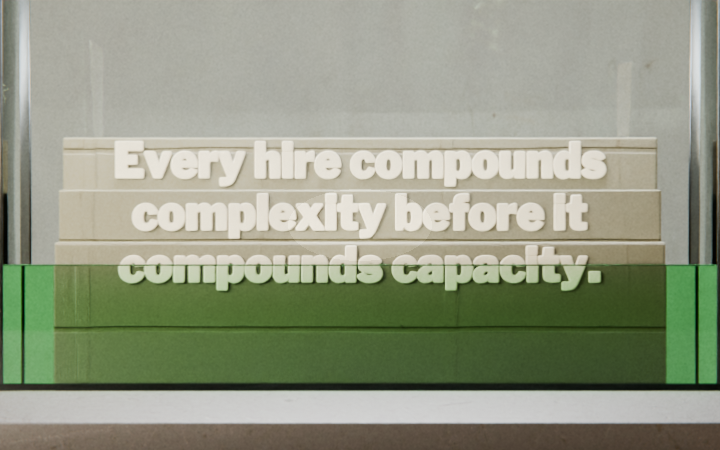
#> input picture susd-render/lookdev/a/a01_none.png, 720 x 450 px
$ python -i photos.py   (imports and definitions only)
#> lines starting #> are read from the running program, lines starting #| are printed output that depends on the picture
#> further down, picture is the input picture: PIL image 720x450 RGBA; mean R, G, B, A 148.3, 153.4, 132.6, 255
"""Build the collage photos: fetch each source from Wikimedia Commons or Openverse, treat it, write it to
public/photos/, and write src/photos.ts with sizes and credits (every photo is CC0, public domain,
CC BY or CC BY-SA; the credits are shown in the footer).

    python3 scripts/photos.py            # everything in photos/sources.json
    python3 scripts/photos.py ribeye     # just these ids

Treatments
    print   a photo print: cropped, warmed a touch, kept rectangular (the page adds border and tape)
    copy    a photocopy: black and white, punchy, a little grain (the page multiplies it onto paper)
    cutout  the subject cut from its background (rembg), with a white sticker edge baked in
"""
import io
import json
import os
import re
import sys
import time
import urllib.parse
import urllib.request

import numpy as np
from PIL import Image, ImageChops, ImageEnhance, ImageFilter, ImageOps

ROOT = os.path.dirname(os.path.dirname(os.path.abspath(__file__)))
CACHE = os.path.join(ROOT, "photos", "cache")
OUT = os.path.join(ROOT, "public", "photos")
UA = {"User-Agent": "james-taylor-site/1.0 (photo pipeline; https://github.com/joe51111jwd/website-selling)"}


# [74 lines left out: functions get, commons_info, openverse_info, fetch, crop, warm, not called in this run]


def photocopy(im, seed=1):
#> called with seed = 1
    g = ImageOps.grayscale(im)
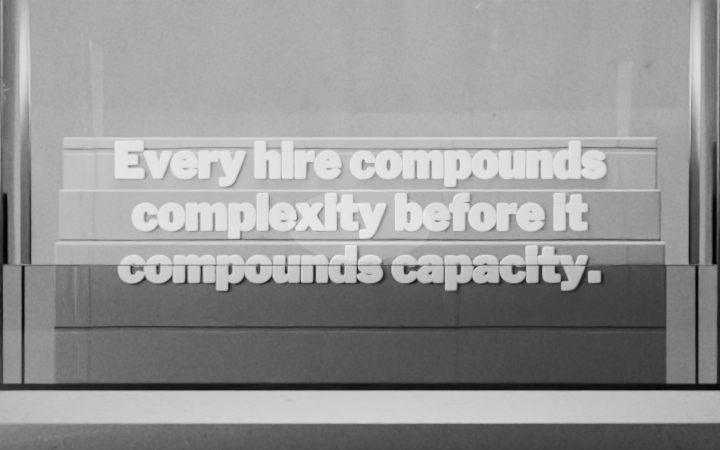
#> g: PIL image 720x450 L; min 1, max 235, mean 149.5
    g = ImageOps.autocontrast(g, cutoff=2)
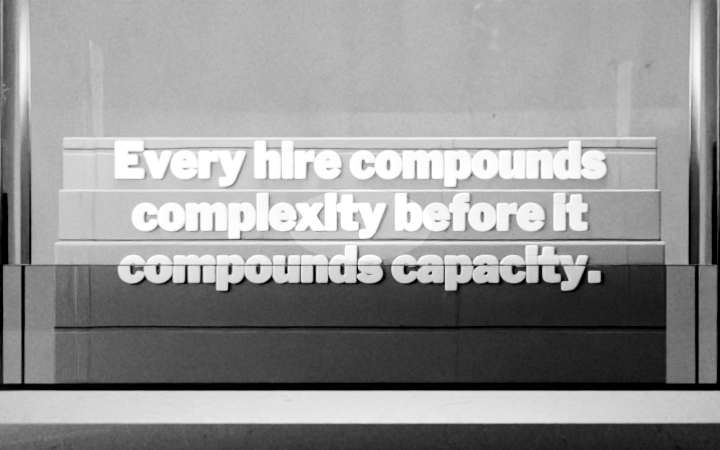
#> g: PIL image 720x450 L; min 0, max 255, mean 148.6
    a = np.asarray(g).astype(np.float32) / 255.0
    # toner curve: crushed blacks, blown paper
    a = np.clip((a - 0.18) / 0.62, 0, 1) ** 1.25
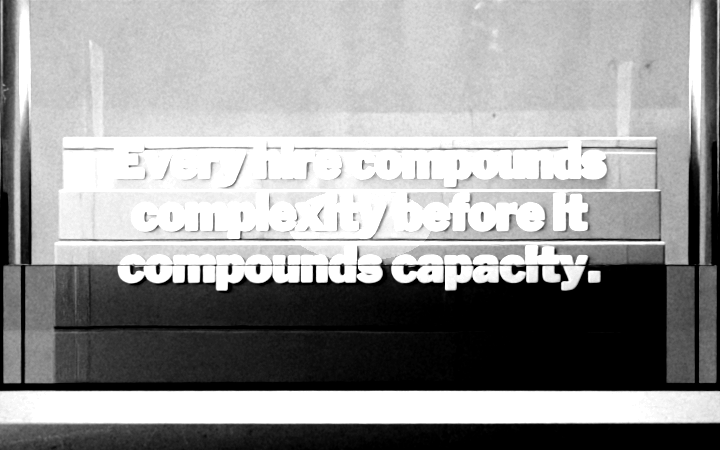
#> a: shape (450, 720) float32; min 0, max 1, mean 0.601
    rng = np.random.default_rng(seed)
    a = np.clip(a + rng.normal(0, 0.06, a.shape), 0, 1)
    return Image.fromarray((a * 255).astype(np.uint8)).filter(ImageFilter.GaussianBlur(0.5))


_session = None


# [98 lines left out: functions cutout, largest_blob, build, main, not called in this run]


# [2 lines not run here, left out]

>>> from PIL import Image
>>> picture = Image.open('../../susd-render/lookdev/a/a01_none.png')
>>> result = photocopy(picture)

$ run again, on susd-render/lookdev/a/a05_none.png
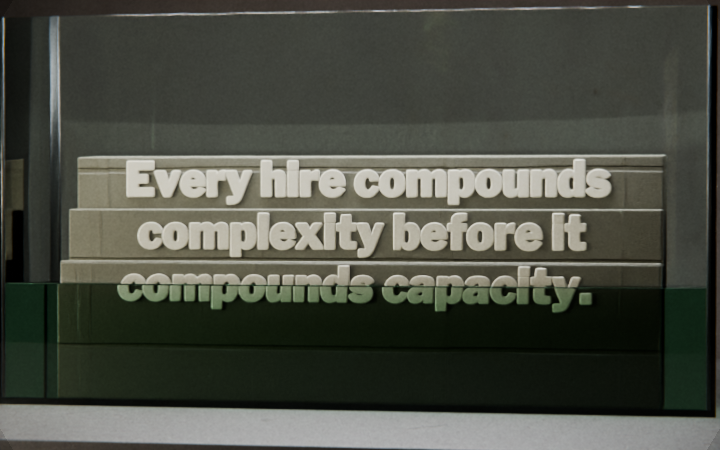
#> input picture susd-render/lookdev/a/a05_none.png, 720 x 450 px
#> picture is the input picture: PIL image 720x450 RGBA; mean R, G, B, A 75.7, 78, 68.4, 255
#> in photocopy, `g = ImageOps.autocontrast(g, cutoff=2)`:
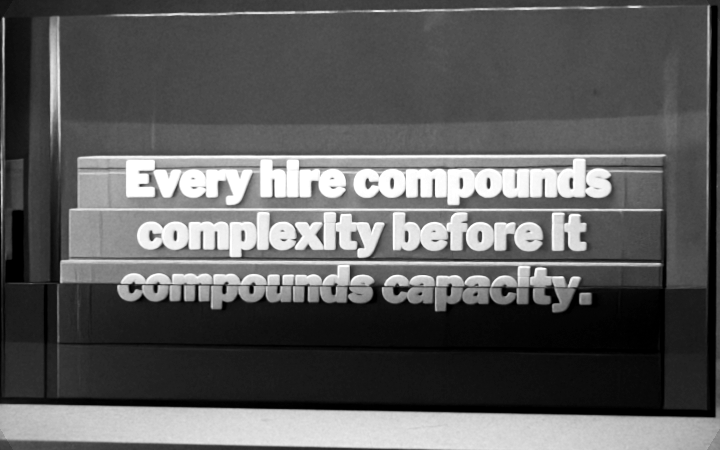
#> g: PIL image 720x450 L; min 0, max 255, mean 92.9
#> in photocopy, `a = np.clip((a - 0.18) / 0.62, 0, 1) ** 1.25`:
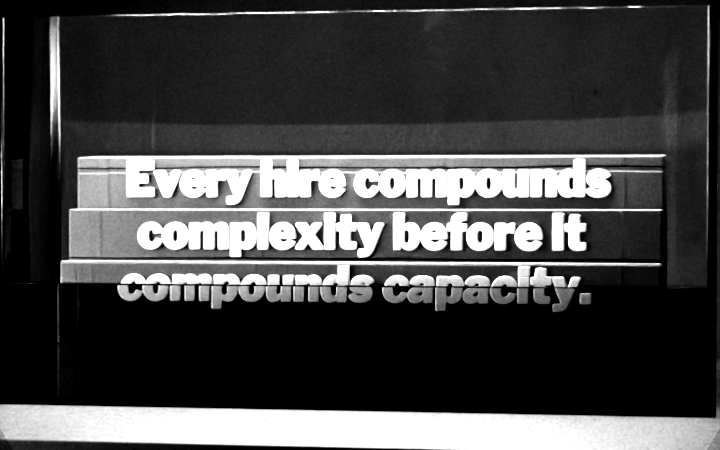
#> a: shape (450, 720) float32; min 0, max 1, mean 0.29

$ run again, on susd-render/lookdev/a/a06_none.png
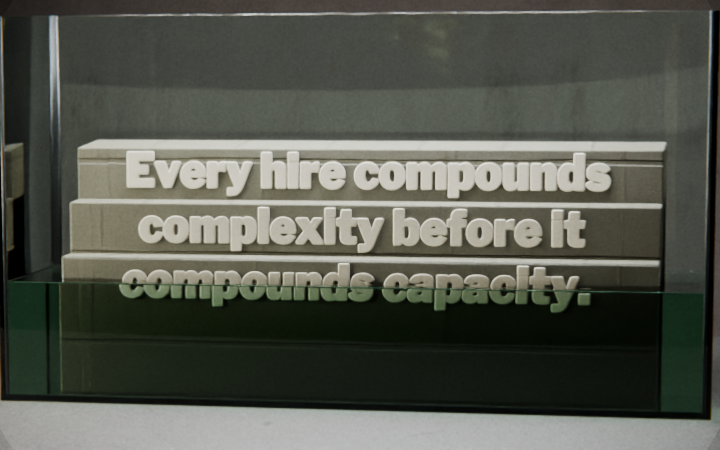
#> input picture susd-render/lookdev/a/a06_none.png, 720 x 450 px
#> picture is the input picture: PIL image 720x450 RGBA; mean R, G, B, A 85.4, 88, 78.5, 255
#> in photocopy, `g = ImageOps.autocontrast(g, cutoff=2)`:
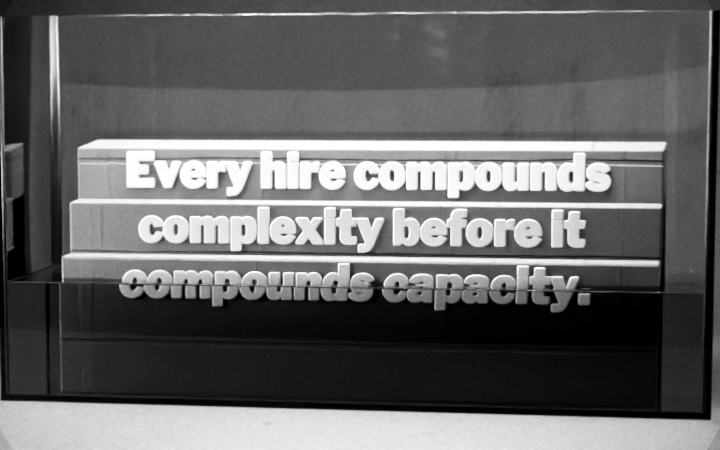
#> g: PIL image 720x450 L; min 0, max 255, mean 102.2
#> in photocopy, `a = np.clip((a - 0.18) / 0.62, 0, 1) ** 1.25`:
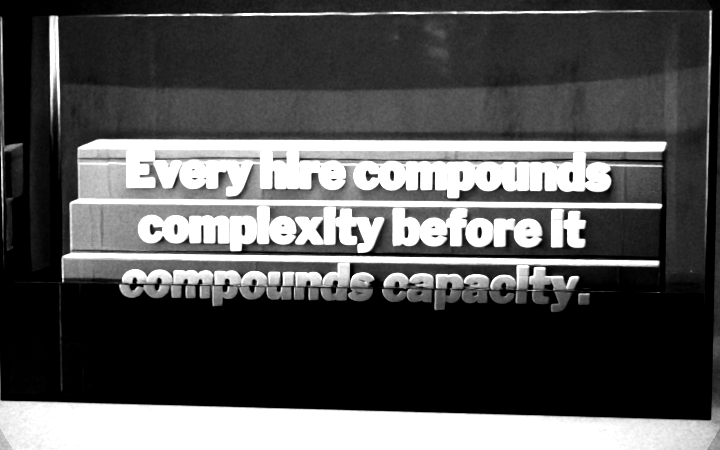
#> a: shape (450, 720) float32; min 0, max 1, mean 0.339
